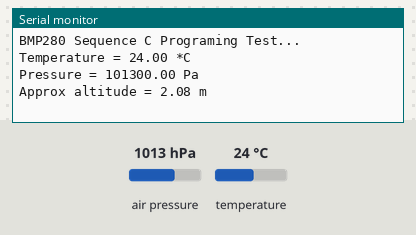
Simulated run of this sketch. Board: ESP32-S2. On the bench: the last lines printed to the serial monitor. The test bench sets the inputs (shaded band); at power-on: air pressure 1013 hPa, temperature 24 °C.

Above: at 1.2 s.
1.3 s: air pressure set to 952 hPa
At 2.6 s:
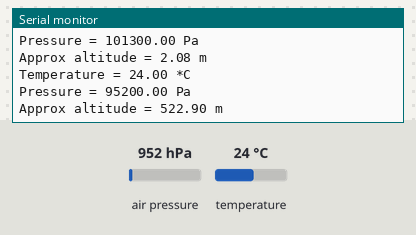
2.8 s: temperature set to 12 °C
At 4.2 s:
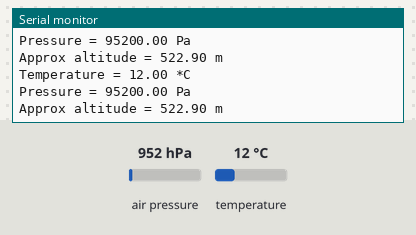
4.3 s: air pressure set to 975 hPa
At 6.5 s:
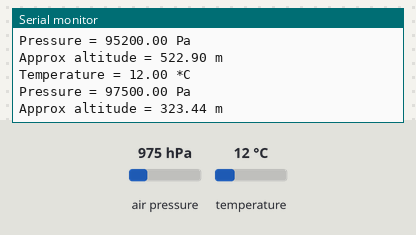
Timing chart, 0 to 8.0 s (numbered marks = the images above; inputs shaded):
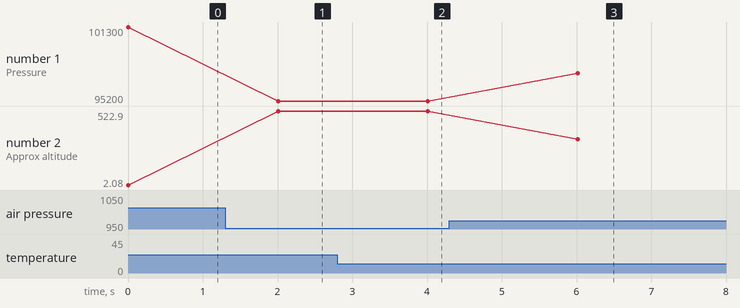

Measured:
- after the input at 1.3 s, the serial monitor: prints a new line after 0.71 s (image 1)
- after the input at 2.8 s, the serial monitor: prints a new line after 1.2 s (image 2)
- after the input at 4.3 s, the serial monitor: prints a new line after 1.7 s (image 3)
- plotted number 1: 101300 → 95200 after the input at 1.3 s, 95200 → 97500 after the input at 4.3 s
- plotted number 2: 2.08 → 522.9 after the input at 1.3 s, 522.9 → 323.44 after the input at 4.3 s

The sketch:

2_BMP280_C.ino
```cpp
/*
 * Project: BMP280 Sensor Demo v1.0 in Sequence C Programing
 * Hardware: ESP32-SS (Cucumber RS) with BMP280, SHT4x, MPU6050, NeoPixel
 * Remember, please select an "ESP32S2 Dev Module" in Arduino IDE before uploading your code.
 * 2102541 IOT Fundamentals, Electrical Engineering, Chulalongkorn University
 * Rewrite code by Dr.Natthakorn Kasamsumran (NKR) February 3, 2026
 */

#include <Wire.h>
#include <Adafruit_BMP280.h>

// --- Configuration ---
#define SDA_PIN 41
#define SCL_PIN 40
#define BMP_ADDRESS 0x76

Adafruit_BMP280 bmp(&Wire);

void setup() {
  Serial.begin(115200);
  Wire.begin(SDA_PIN, SCL_PIN);
  Serial.println(F("BMP280 Sequence C Programing Test..."));

  if (!bmp.begin(BMP_ADDRESS)) {
    Serial.println(F("Could not find a valid BMP280 sensor, check wiring!"));
    while (1) delay(10);
  }

  // Optional: Set sampling parameters for higher accuracy
  bmp.setSampling(Adafruit_BMP280::MODE_NORMAL,     /* Operating Mode. */
                  Adafruit_BMP280::SAMPLING_X2,     /* Temp. oversampling */
                  Adafruit_BMP280::SAMPLING_X16,    /* Pressure oversampling */
                  Adafruit_BMP280::FILTER_X16,      /* Filtering. */
                  Adafruit_BMP280::STANDBY_MS_500); /* Standby time. */
}

void loop() {
  float temp = bmp.readTemperature();
  float pressure = bmp.readPressure();
  float altitude = bmp.readAltitude(1013.25); // Adjusted to standard sea level pressure

  Serial.print(F("Temperature = "));
  Serial.print(temp);
  Serial.println(" *C");

  Serial.print(F("Pressure = "));
  Serial.print(pressure);
  Serial.println(" Pa");

  Serial.print(F("Approx altitude = "));
  Serial.print(altitude);
  Serial.println(" m");

  Serial.println();
  delay(2000);
}
```
